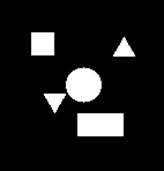
//> input picture BGA_Reconstruction/1.png, 164 x 171 px
$ ./main   (built with g++ and OpenCV 4)
//> lines starting //> are read from the running program, lines starting //| are printed output that depends on the picture
//> further down, original is the input picture: 171 rows x 164 cols, CV_8UC1; min 0, max 255, mean 27.6
#define _USE_MATH_DEFINES

#include <opencv2/core.hpp>
#include <opencv2/imgcodecs.hpp>
#include <opencv2/highgui.hpp>
#include <opencv2/opencv.hpp>


#include <iostream>
#include <cstdio>
#include <cmath>
#include <vector>


#define theta		 35
//#define phi			 22.5	// = 360 / 16
#define Level        100


using namespace cv;

using namespace std;

typedef complex< double > base;
void  post_processing_sharpen(Mat& img);
Mat rotate(Mat& src, double angle) {
	Mat dst;
	Point2f pt(src.cols / 2., src.rows / 2.);
	Mat r = getRotationMatrix2D(pt, angle, 1.0);
	warpAffine(src, dst, r, Size(src.cols, src.rows));
	return dst;
}

Mat art(Mat& sinogram)
{
	Mat results(171, 164, CV_32FC1, Scalar(1));

	double step = 4;
	for (int z = 0; z < 100; z++) {
		for (double k = 0; k < 180; k += step) {
			for (int i = 0; i < results.cols; i++) {
				float colSum = sinogram.at<float>(k, i) * sinogram.rows;
				if (colSum == 0) {
					colSum = 1;
				}
				float newColSum = 0;
				// measured Data for projection

				for (int j = 0; j < results.rows; j++) {

					newColSum += results.at<float>(j, i);
				}
				for (int j = 0; j < results.rows; j++) {
					results.at<float>(j, i) += ((colSum - newColSum) / 171); //ART
				}
			}
			results = rotate(results, step);
			post_processing_sharpen(results);
		}
		results = rotate(results, 180);

	}
	return results;
}

// [41 lines left out: function mart, not called in this run]

Mat radonTransform(Mat& original)
{
	Mat rotatedImage;
	Mat sinogram(180, 164, CV_32FC1);
	for (int k = 0; k < 180; k++) {

		rotatedImage = rotate(original, k);
		//imshow("rti", rotatedImage);
		//waitKey(0);

		float originalColSum;

		for (int i = 0; i < rotatedImage.cols; i++) {
			originalColSum = 0;
			for (int j = 0; j < rotatedImage.rows; j++) {
				originalColSum += rotatedImage.at<uchar>(j, i);
			}
			sinogram.at<float>(k, i) = originalColSum / rotatedImage.rows;
		}
	}
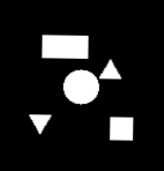
//> rotatedImage: 171 rows x 164 cols, CV_8UC1; min 0, max 255, mean 27.6
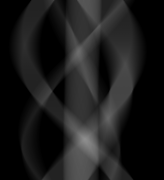
//> sinogram: 180 rows x 164 cols, CV_32FC1; min 0, max 141.6, mean 27.6
	normalize(sinogram, sinogram, 0, 1, NORM_MINMAX, CV_32FC1);
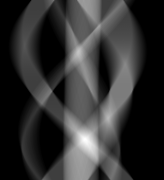
//> sinogram: 180 rows x 164 cols, CV_32FC1; min 0, max 1, mean 0.195
	return sinogram;
}

// [41 lines left out: functions post_processing_fourier, post_processing_morphology, not called in this run]

void post_processing_sharpen(Mat& img) {
	Mat sharp;
	Mat sharpening_kernel = (Mat_<double>(3, 3) << 0, -1, 0,
		-1, 5, -1,
		0, -1, 0);
	filter2D(img, sharp, -1, sharpening_kernel);
	//imshow("Sharp Image",sharp);
	//waitKey(0);

}


int main() {
	string image_path = samples::findFile("D:/Lab Works/Computed Tomography/BGA_Reconstruction/1.png");
	Mat original = imread(image_path,0);

	if (original.empty()) {
		cout << "Could not read the image: " << image_path << endl;
		return 1;
	}
	// Radon Transform
	Mat sinogram = radonTransform(original);
	//imshow("Sinogram", sinogram);
	//waitKey(0);

	//  Algebraic Reconstruction Technique
	//Algebraic Reconstruction Technique(Additive)
	Mat artRconstructedAdditive = art(sinogram);
//> the loop in art, `for (int z = 0; z < 100; z++)` made 100 passes
//> pass 1, in rotate (call 61), `warpAffine(src, dst, r, Size(src.cols, src.rows));`:
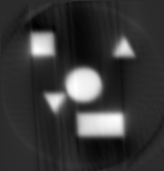
//> dst: 171 rows x 164 cols, CV_32FC1; min -0.61, max 3.04, mean 0.208; drawn with min black and max white
//> pass 2, in rotate (call 62), `warpAffine(src, dst, r, Size(src.cols, src.rows));`:
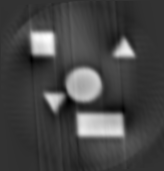
//> dst: 171 rows x 164 cols, CV_32FC1; min -0.538, max 2.18, mean 0.208; drawn with min black and max white
//> pass 3, in rotate (call 63), `warpAffine(src, dst, r, Size(src.cols, src.rows));`:
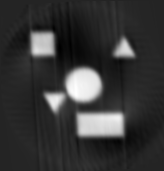
//> dst: 171 rows x 164 cols, CV_32FC1; min -0.397, max 2.39, mean 0.207; drawn with min black and max white
//> after the loop in art, `for (int z = 0; z < 100; z++)`:
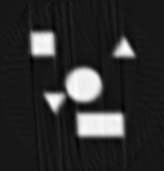
//> results: 171 rows x 164 cols, CV_32FC1; min -0.2, max 2.04, mean 0.207; drawn with min black and max white
	normalize(artRconstructedAdditive, artRconstructedAdditive, 0, 1, NORM_MINMAX, CV_32FC1);
	imshow("ART Reconstruction (Additive)", artRconstructedAdditive);
	waitKey(0);
	// [9 lines of commented-out code are left out]

	return 0;

}
